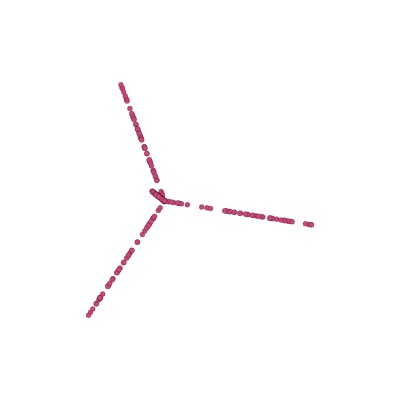

Notebook code cell kept with this figure:
### Code cell
from dr_visualization import plotly_2D_scatter
fig = plotly_2D_scatter(X_pca, y = np.ones(X.shape[0]), 
                        save_path="images/Tendril/PCA.pdf",
                  width=400, height=400, 
                  autosize=False, margin = {'l':0,'r':0,'t':0,'b':0})
fig.show()

### Figure 1 — Plotly figure (JSON) as saved in the notebook; plotly's stock layout.template omitted (floating-point values rounded to 4 significant figures; data arrays with more than 128 entries replaced by an {"elided": "..."} marker saying what was removed)
{"data": [{"hovertemplate": "x=%{x}<br>y=%{y}<br>color=%{marker.color}<extra></extra>", "legendgroup": "", "marker": {"color": {"elided": "250 int values"}, "coloraxis": "coloraxis", "line": {"color": "black", "width": 0.2}, "opacity": 1, "size": 5, "symbol": "circle"}, "mode": "markers", "name": "", "orientation": "v", "showlegend": false, "type": "scatter", "x": {"elided": "250 float values"}, "xaxis": "x", "y": {"elided": "250 float values"}, "yaxis": "y"}], "layout": {"autosize": false, "coloraxis": {"colorbar": {"title": {"text": "color"}}, "colorscale": [[0, "#0d0887"], [0.1111, "#46039f"], [0.2222, "#7201a8"], [0.3333, "#9c179e"], [0.4444, "#bd3786"], [0.5556, "#d8576b"], [0.6667, "#ed7953"], [0.7778, "#fb9f3a"], [0.8889, "#fdca26"], [1, "#f0f921"]], "showscale": false}, "height": 400, "legend": {"tracegroupgap": 0}, "margin": {"b": 0, "l": 0, "r": 0, "t": 0}, "plot_bgcolor": "white", "width": 400, "xaxis": {"anchor": "y", "domain": [0, 1], "range": [-0.9355, 1.324], "title": {"text": "x"}, "visible": false}, "yaxis": {"anchor": "x", "domain": [0, 1], "range": [-1.172, 1.19], "title": {"text": "y"}, "visible": false}}}
